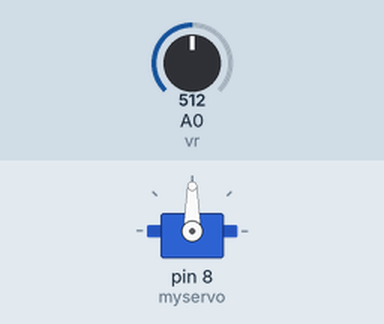
Simulated run of this sketch. Board: Arduino Uno, built with avr-gcc and run on an emulated ATmega328P. Shown: servo. The inputs (shaded band) are chosen by the test bench; at power-on: A0 (vr) = 512.

Above: at 2.2 s.
2.3 s: A0 (vr) set to 716
At 3.5 s:
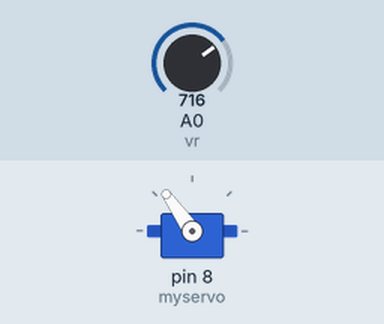
3.8 s: A0 (vr) set to 900
At 5.0 s:
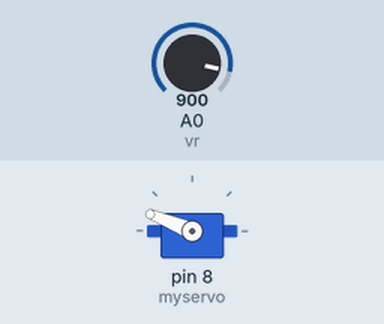
5.3 s: A0 (vr) set to 1023
At 6.0 s:
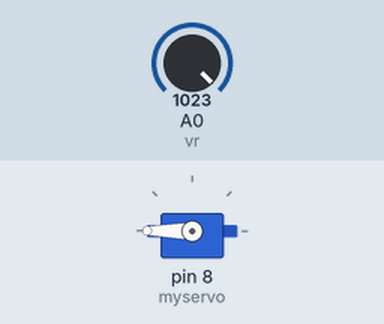
6.8 s: A0 (vr) set to 306
At 7.5 s:
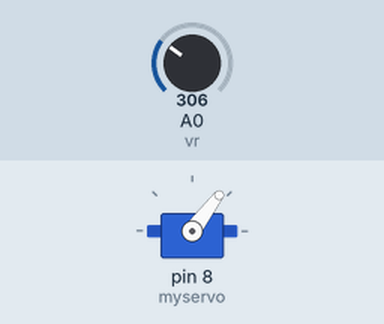
8.3 s: A0 (vr) set to 122
At 9.4 s:
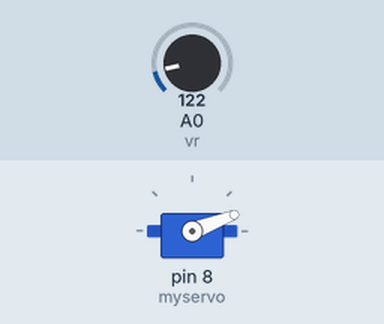
9.8 s: A0 (vr) set to 0
At 10.8 s:
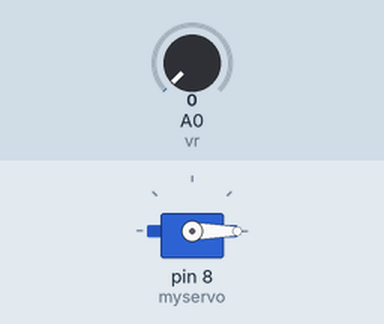
Timing chart, 0 to 12.3 s (numbered marks = the images above; inputs shaded):
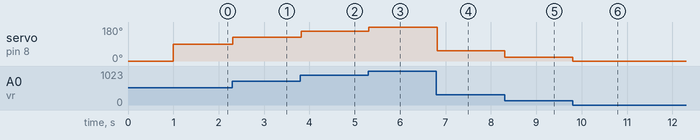

The sketch:

servo.ino
```cpp
#include <Servo.h>

Servo myservo;
int val = 0;
int vr = A0;

void setup() {
  myservo.attach(8);
  myservo.write(0);
  delay(1000);
}

void loop() {
  val = analogRead(vr);
  val = map(val,0,1023,0,180);
  myservo.write(val);
  Serial.println(val);
  delay(20);
}
```

Measured:
- after the input at 2.3 s, servo on pin 8 (myservo): 90° → 125° at once
- after the input at 3.8 s, servo on pin 8 (myservo): 125° → 158° at once
- after the input at 5.3 s, servo on pin 8 (myservo): 158° → 180° at once
- after the input at 6.8 s, servo on pin 8 (myservo): 180° → 53° at once
- after the input at 8.3 s, servo on pin 8 (myservo): 53° → 21° at once
- after the input at 9.8 s, servo on pin 8 (myservo): 21° → 0° at once
